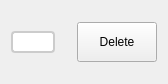
<?xml version="1.0" encoding="UTF-8"?>
<ui version="4.0">
 <class>Form</class>
 <widget class="QWidget" name="Form">
  <property name="geometry">
   <rect>
    <x>0</x>
    <y>0</y>
    <width>168</width>
    <height>84</height>
   </rect>
  </property>
  <property name="windowTitle">
   <string>Form</string>
  </property>
  <layout class="QHBoxLayout" name="horizontalLayout_2">
   <item>
    <layout class="QHBoxLayout" name="horizontalLayout">
     <item>
      <widget class="QCheckBox" name="taskCheckbox">
       <property name="minimumSize">
        <size>
         <width>0</width>
         <height>40</height> 
        </size>
       </property>
       <property name="mouseTracking">
        <bool>true</bool>
       </property>
       <property name="styleSheet">
        <string>QCheckBox::indicator {
    width: 40px;
    height: 18px;
    border: 2px solid #ccc;
    border-radius: 4px;
    background-color: white;
}
QCheckBox::indicator:checked {
    background-color: #007ACC;
    border: 2px solid #007ACC;
}
QCheckBox::indicator:hover {
    border: 2px solid #007ACC;
}
QCheckBox {
    font-size: 25px;
    font-weight: 500;
    spacing: 10px;
}</string>
       </property>
       <property name="text">
        <string/>
       </property>
       <property name="iconSize">
        <size>
         <width>30</width>
         <height>30</height>
        </size>
       </property>
      </widget>
     </item>
     <item>
      <widget class="QPushButton" name="deleteButton">
       <property name="minimumSize">
        <size>
         <width>40</width>
         <height>40</height>
        </size>
       </property>
       <property name="text">
        <string>Delete</string>
       </property>
      </widget>
     </item>
    </layout>
   </item>
  </layout>
 </widget>
 <resources/>
 <connections/>
</ui>
